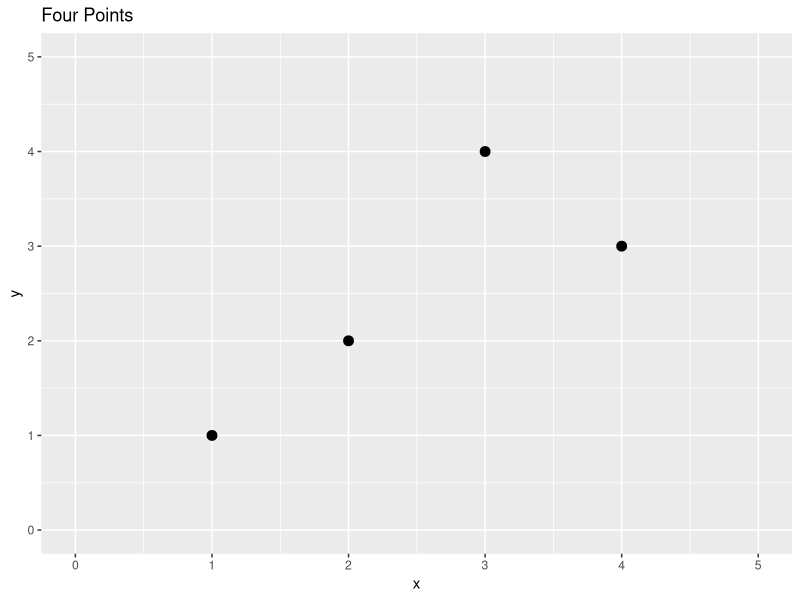

R code for this plot:
library(ggplot2)

set.seed(123)
p1 <- c(1, 1)
p2 <- c(2, 2)
p3 <- c(3, 4)  # point C
p4 <- c(4, 3)

df <- data.frame(
  x = c(p1[1], p2[1], p3[1], p4[1]),
  y = c(p1[2], p2[2], p3[2], p4[2])
)

labels <- c(1,1,-1,1)

ggplot(df, aes(x, y)) +
  geom_point(size = 3) +
  xlim(0, 5) + ylim(0, 5) +
  ggtitle("Four Points")
